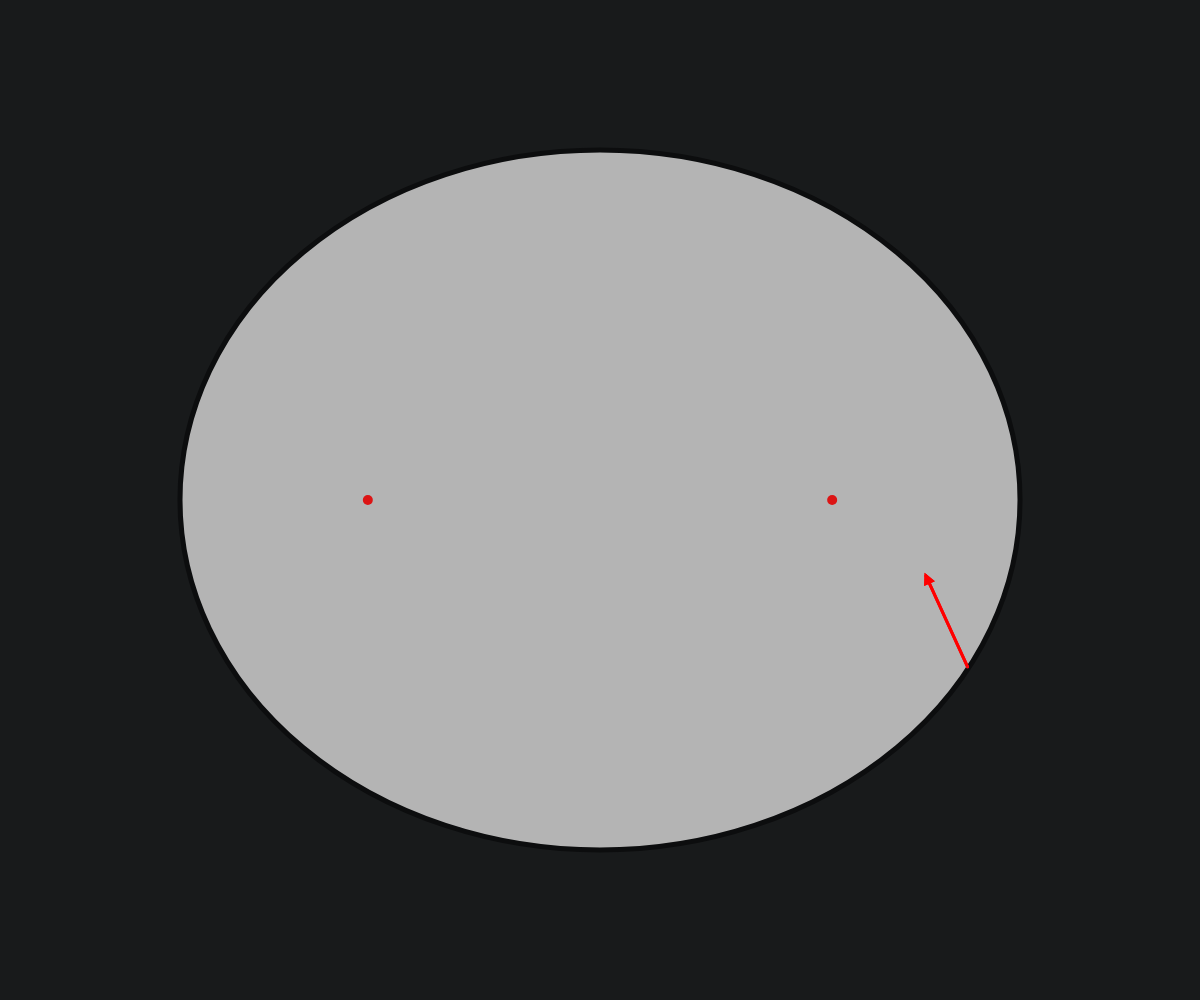
Frame 1 (no input)
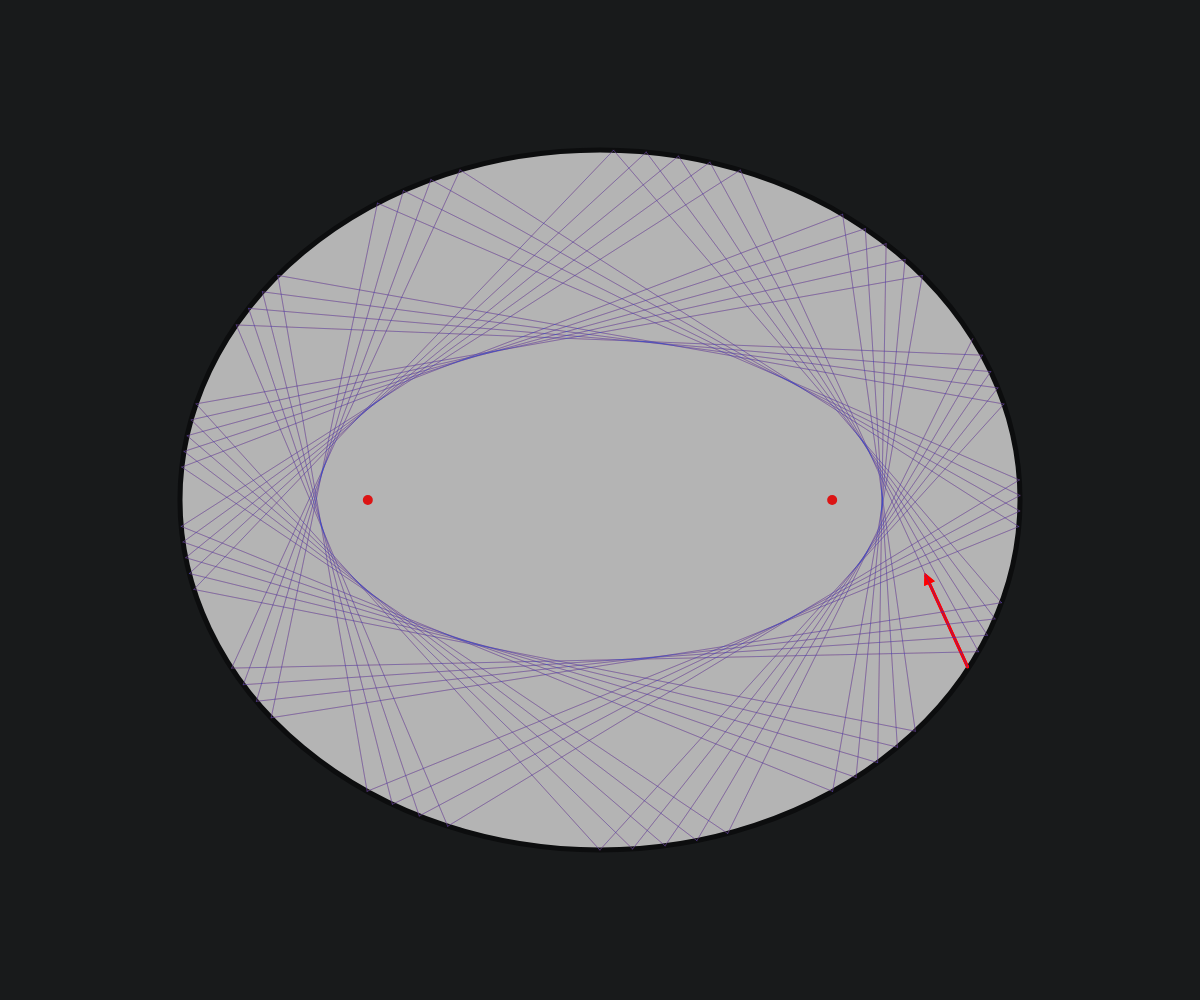
Frame 60 (no input)
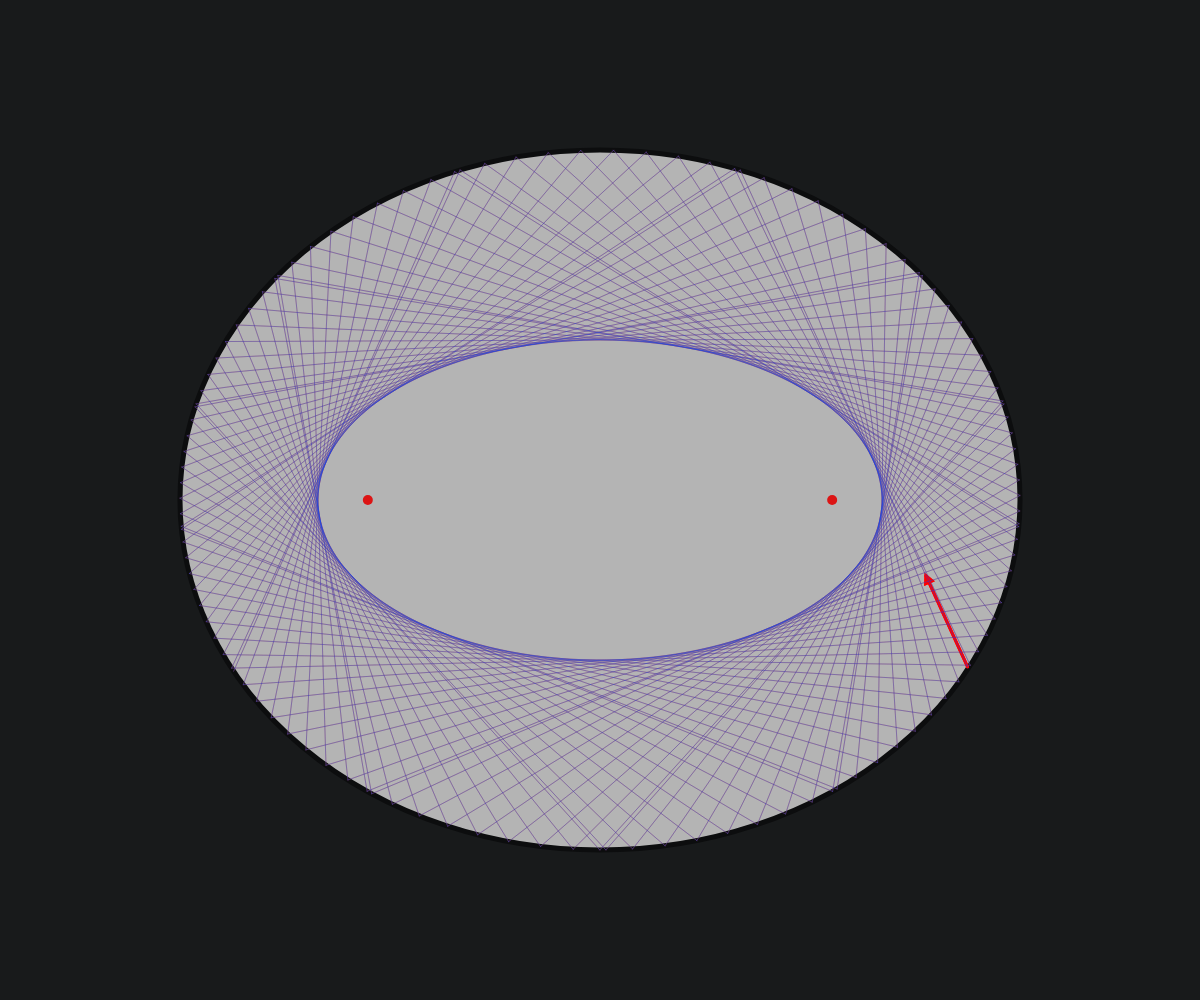
Frame 120 (the mouse pressed at the canvas centre since frame 60)

The p5.js sketch that drew these frames (run headless with seeded random() and noise() and a simulated clock; from frame 60 on, the mouse is pressed at the canvas centre):

// p5.js sketch
// ── sketch.js
let mainField;
let test;
let angle;
let posAngle = 0.5;
let pos;
let ray1;
let ray2;
let last = true;


function setup() {
  createCanvas(window.innerWidth, window.innerHeight);
  mainField = new Field(0.35*width, 0.35*height, createVector(0, 0));
  angle= -2;
  pos = createVector(mainField.width*cos(posAngle)-1, mainField.height*sin(posAngle)-1)
  ray1 = new Ray(pos, createVector(cos(angle), sin(angle)));
  ray2 = new Ray(pos, createVector(cos(angle), sin(angle)));

}

function draw() {
  frameRate(144)
  background(24, 26, 27);
  mainField.show();

  ray1.cast(mainField)
  ray2.cast(mainField)
  ray2.show(color(255, 70, 0, 100))
  ray1.show(color(0, 70, 255, 100))

}

function mouseClicked() {
  if(last) {
    ray1.prevPoints = [ray1.prevPoints[0]];
    ray1.pos = ray1.prevPoints[0]
    ray1.updateMouse()
  } else {
    ray2.prevPoints = [ray2.prevPoints[0]];
    ray2.pos = ray2.prevPoints[0]
    ray2.updateMouse()
  }
  last = !last
  
}

class Field {
  constructor(w, h, c) {
    this.width = w;
    this.height = h;
    this.center = c;
  }

  show() {
    push();
    translate(width/2, height/2);
    fill(180);
    stroke(12, 13, 14);
    strokeWeight(5);
    ellipse(this.center.x, this.center.y, this.width*2, this.height*2);
    const centerOffset = sqrt(pow(this.width, 2) - pow(this.height, 2));
    fill(220, 20, 20);
    noStroke();
    ellipse(this.center.x - centerOffset, this.center.y, 10, 10);
    ellipse(this.center.x + centerOffset, this.center.y, 10, 10);
    pop();
  }
}

class Ray {
  constructor(p, d) {
    this.pos = p;
    this.dir = d;
    this.initialDir = d;
    this.prevPoints = [this.pos]
    this.dir.normalize();
  }

  show(color) {
    drawArrow(this.prevPoints[0], p5.Vector.mult(this.initialDir, 100), 'red');
    push()
    translate(width/2, height/2)
    stroke(color)
    strokeWeight(1)

    for(let i = 0; i < this.prevPoints.length - 1; i++) {
      const p1 = this.prevPoints[i]
      const p2 = this.prevPoints[i+1]

      line(p1.x, p1.y, p2.x, p2.y)
    }
    pop()

  }

  cast(field) {
    const a = this.dir.y * field.width;
    const b = this.dir.x * field.height;
    const c = this.dir.y * this.pos.x - this.dir.x * this.pos.y


    const t = findResult(a, b, c);

    const m = findTangent(field.width, field.height, t);
    const x = field.width * cos(t)
    const y = field.height * sin(t)

    const d = y - m*x;

    const tangentVector = this.dir.y > 0 ? createVector(m, -1) : createVector(-m, 1);
    tangentVector.normalize();
    this.dir.normalize()

    const dot = p5.Vector.dot(p5.Vector.mult(this.dir, -1), tangentVector);
    const angle = acos(dot)
    const newDir1 = p5.Vector.fromAngle(p5.Vector.mult(this.dir, -1).heading() - 2*angle, 1)
    const newDir2 = p5.Vector.fromAngle(p5.Vector.mult(this.dir, -1).heading() + 2*angle, 1)

    const newDirs = [newDir1, newDir2]
    const dots = [p5.Vector.dot(newDir1, tangentVector), p5.Vector.dot(newDir2, tangentVector)]

    let newDir;
    for(let i = 0; i < dots.length; i++){
      if(abs(dots[i] - dot) <= 0.00001 ) {
        newDir = createVector(newDirs[i].x, newDirs[i].y);
      } 
    }

    // push()
    // translate(width/2, height/2);
    // fill(255, 10, 10);
    // noStroke();
    // ellipse(x, y, 10, 10)
    // noFill()
    // strokeWeight(2)
    // stroke(0)
    // line(-1000, -1000 * m + d, 1000, 1000 * m + d)
    // translate(-width/2, -height/2);
    // drawArrow(createVector(x, y), p5.Vector.mult(tangentVector, 100), 'red')
    // drawArrow(createVector(x, y), p5.Vector.mult(this.dir, -100), 'blue')
    // drawArrow(createVector(x, y), p5.Vector.mult(newDir, 100), 'blue')
    // pop()
    
    this.prevPoints.push(createVector(this.pos.x, this.pos.y))
    this.dir = newDir;
    this.pos = createVector(x, y)
  }

  updateMouse() {
    this.dir = createVector(mouseX - width/2 - this.prevPoints[0].x, mouseY - height/2 - this.prevPoints[0].y);
    this.dir.normalize();
    this.initialDir = this.dir;
  }

  lookToPoint(point) {
    this.dir = p5.Vector.sub(point, this.pos);
    this.dir.normalize()
    this.initialDir = this.dir;

  }
}

function drawArrow(base, vec, myColor) {
  push();
  stroke(myColor);
  strokeWeight(3);
  fill(myColor);
  translate(base.x + width/2, base.y+height/2);
  line(0, 0, vec.x, vec.y);
  rotate(vec.heading());
  let arrowSize = 7;
  translate(vec.mag() - arrowSize, 0);
  triangle(0, arrowSize / 2, 0, -arrowSize / 2, arrowSize, 0);
  pop();
}

const findResult = (a, b, c) => {
  return(2*(atan((sqrt(pow(a,2) + pow(b,2) - pow(c,2)) - b) / (a + c))))
}

const findTangent = (a, b, t) => {
  return(-(b * cos(t)) / (a * sin(t)))
}
